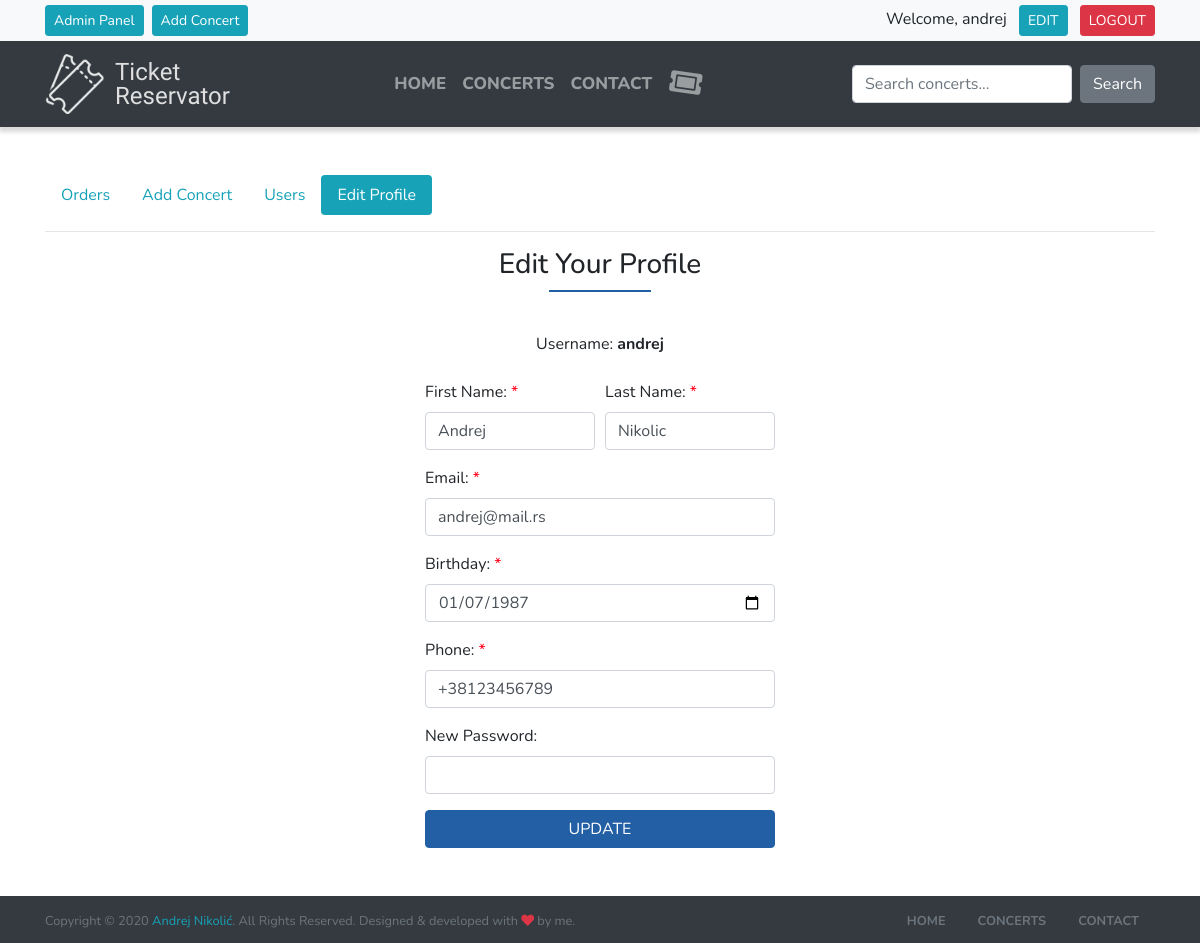
Page /edit_profile.php?id=1 (signed in) on the committed database.
### tables this page shows
CREATE TABLE `user` (
  `id_user` int(11) NOT NULL,
  `username` varchar(50) NOT NULL,
  `first_name` varchar(50) NOT NULL,
  `last_name` varchar(50) NOT NULL,
  `email` varchar(50) NOT NULL,
  `birthday` date NOT NULL,
  `phone` varchar(30) NOT NULL,
  `password` varchar(200) NOT NULL,
  `admin` bit(1) NOT NULL
);

### edit_profile.php (the view, shortened to what this page needs)
<?php
require_once("connect.php");
$idItem = $_GET["id"];
?>
<!DOCTYPE html>
<html lang="en">
<head>
    <?php include "assets/resources.php" ?>
</head>
<body>
<?php include "assets/header.php" ?>
<main>
<div class="container my-5">
<?php if (isset($_SESSION['admin'])) { include "admin_navigation.php"; } ?>
<div class="row justify-content-center">
<?php
$username = $fname = $lname = $email = $phone = "";
$sql = "SELECT username, first_name, last_name, email, birthday, phone FROM user WHERE id_user = ?";
$exc = $con->prepare($sql);
$exc->bind_param("i", $idItem);
$exc->execute();
$exc->bind_result($username, $fname, $lname, $email, $birthday, $phone);
while ($row = $exc->fetch()) {
    $user_username = $username;
    $user_fname = $fname;
    $user_lname = $lname;
    $user_email = $email;
    $user_bday = $birthday;
    $user_phone = $phone;
}
?>
<form  class="col-lg-4 col-md-5" method="POST">
<h3 class="text-center">Edit Your Profile</h3>
    <div class="my-4 text-center">Username: <strong><?php echo $user_username; ?></strong></div>
    <div class="form-row">
        <div class="col mb-3">
            <label for="name">First Name: <span class="red">*</span></label>
            <input type="text" class="form-control" name="fname" value="<?php echo $user_fname; ?>" required>
        </div>
        <div class="col">
            <label for="name">Last Name: <span class="red">*</span></label>
            <input type="text" class="form-control" name="lname" value="<?php echo $user_lname; ?>" required>
        </div>
    </div>
    <div class="form-group">
        <label for="email">Email: <span class="red">*</span></label>
        <input type="email" class="form-control" name="email" value="<?php echo $user_email; ?>" required>
    </div>
    <div class="form-group">
        <label for="bday">Birthday: <span class="red">*</span></label>
        <input type="date" class="form-control" name="bday" value="<?php echo $user_bday; ?>" required>
    </div>
    <div class="form-group">
        <label for="phone">Phone: <span class="red">*</span></label>
        <input type="tel" class="form-control" name="phone" value="<?php echo $user_phone; ?>" required>
    </div>
    <div class="form-group">
        <label for="pass1">New Password:</label>
        <input type="password" class="form-control" name="pass1">
    </div>
    <input class="btn btn-primary btn-block" type="submit" value="UPDATE" name="register_user"/>
</form>
</div>
</div>
</main>
<?php include "assets/footer.php" ?>
</body>
</html>

### css/style.css (style rules this page uses)
body { font-family: 'Nunito', sans-serif; }
main { min-height: calc(100vh - 222px); }
.container.my-5 h3, .container.py-5 h3 { display: -webkit-box; display: -ms-flexbox; display: flex; -webkit-box-align: center; -ms-flex-align: center; align-items: center; -webkit-box-orient: vertical; -webkit-box-direction: normal; -ms-flex-direction: column; flex-direction: column; width: -webkit-fit-content; width: -moz-fit-content; width: fit-content; margin: 0 auto; }
.container.my-5 h3::after, .container.py-5 h3::after { border-top: 2px solid #215ea4; content: ""; display: block; width: 50%; margin-top: 0.5rem; margin-bottom: 1rem; }
.btn-primary { background-color: #225FA4; border-color: #225FA4; }
.red { color: #ff0018; }

### rows in the picture
user: username "andrej", fname "Andrej", lname "Nikolic", email "andrej@mail.rs", bday "01/07/1987", phone "+38123456789"

### other values in the picture
$_SESSION['username'] "andrej"
